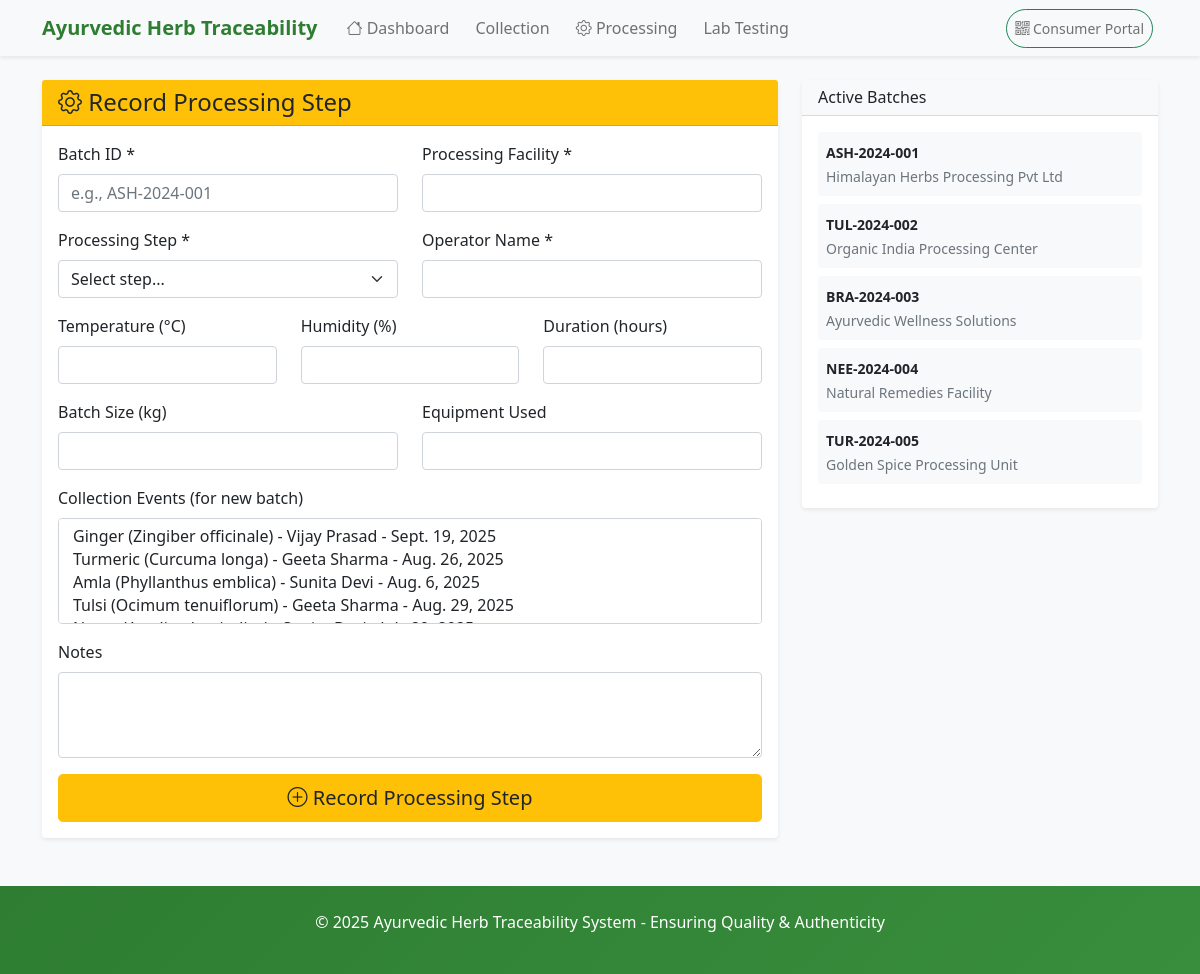
/processing/, run on the app's committed database.
### traceability/models.py (models this page shows, shortened)
class ProcessingBatch(models.Model):
    batch_id = models.CharField(max_length=50, unique=True)
    collection_events = models.ManyToManyField(CollectionEvent)
    processing_facility = models.CharField(max_length=200)
    start_date = models.DateTimeField()
    end_date = models.DateTimeField(null=True, blank=True)
    batch_size_kg = models.FloatField()
    status = models.CharField(max_length=20, choices=[
        ('processing', 'Processing'),
        ('quality_testing', 'Quality Testing'),
        ('completed', 'Completed'),
        ('rejected', 'Rejected'),
    ], default='processing')
    qr_code = models.ImageField(upload_to='qr_codes/', blank=True)

### traceability/views.py (the view, shortened to what this page needs)
# urls.py: path('processing/', views.processing_form, name='processing_form'),
def processing_form(request):
    context = {
        'batches': ProcessingBatch.objects.all(),
        'collection_events': CollectionEvent.objects.all(),
        'step_types': ProcessingStep.STEP_TYPES,
    }
    return render(request, 'traceability/processing_form.html', context)

### traceability/templates/traceability/processing_form.html (shortened to what this page needs)
{% extends 'traceability/base.html' %}
{% block content %}
<div class="row">
    <div class="col-md-8">
        <div class="card border-0 shadow-sm">
            <div class="card-header bg-warning text-dark">
                <h4 class="card-title mb-0">
                    <i class="bi bi-gear"></i>
                    Record Processing Step
                </h4>
            </div>
            <div class="card-body">
                <form method="post" class="needs-validation" novalidate>
                    <div class="row">
                        <div class="col-md-6 mb-3">
                            <label for="batch_id" class="form-label">Batch ID *</label>
                            <input type="text" class="form-control" id="batch_id" name="batch_id" placeholder="e.g., ASH-2024-001" required>
                        </div>
                        <div class="col-md-6 mb-3">
                            <label for="processing_facility" class="form-label">Processing Facility *</label>
                            <input type="text" class="form-control" id="processing_facility" name="processing_facility" required>
                        </div>
                    </div>
                    <div class="row">
                        <div class="col-md-6 mb-3">
                            <label for="step_type" class="form-label">Processing Step *</label>
                            <select class="form-select" id="step_type" name="step_type" required>
                                <option value="">Select step...</option>
                            </select>
                        </div>
                        <div class="col-md-6 mb-3">
                            <label for="operator_name" class="form-label">Operator Name *</label>
                            <input type="text" class="form-control" id="operator_name" name="operator_name" required>
                        </div>
                    </div>
                    <div class="row">
                        <div class="col-md-4 mb-3">
                            <label for="temperature" class="form-label">Temperature (°C)</label>
                            <input type="number" step="0.1" class="form-control" id="temperature" name="temperature">
                        </div>
                        <div class="col-md-4 mb-3">
                            <label for="humidity" class="form-label">Humidity (%)</label>
                            <input type="number" step="0.1" class="form-control" id="humidity" name="humidity">
                        </div>
                        <div class="col-md-4 mb-3">
                            <label for="duration_hours" class="form-label">Duration (hours)</label>
                            <input type="number" step="0.1" class="form-control" id="duration_hours" name="duration_hours">
                        </div>
                    </div>
                    <div class="row">
                        <div class="col-md-6 mb-3">
                            <label for="batch_size_kg" class="form-label">Batch Size (kg)</label>
                            <input type="number" step="0.1" class="form-control" id="batch_size_kg" name="batch_size_kg">
                        </div>
                        <div class="col-md-6 mb-3">
                            <label for="equipment_used" class="form-label">Equipment Used</label>
                            <input type="text" class="form-control" id="equipment_used" name="equipment_used">
                        </div>
                    </div>
                    <div class="mb-3">
                        <label for="collection_events" class="form-label">Collection Events (for new batch)</label>
                        <select class="form-select" id="collection_events" name="collection_events" multiple>
                            {% for event in collection_events %}
                            <option value="{{ event.event_id }}">
                            </option>
                            {% endfor %}
                        </select>
                    </div>
                    <div class="mb-3">
                        <label for="notes" class="form-label">Notes</label>
                        <textarea class="form-control" id="notes" name="notes" rows="3"></textarea>
                    </div>
                    <div class="d-grid gap-2">
                        <button type="submit" class="btn btn-warning btn-lg text-dark">
                            <i class="bi bi-plus-circle"></i> Record Processing Step
                        </button>
                    </div>
                </form>
            </div>
        </div>
    </div>
    <div class="col-md-4">
        <div class="card border-0 shadow-sm">
            <div class="card-header bg-light">
                <h6 class="card-title mb-0">Active Batches</h6>
            </div>
            <div class="card-body">
                {% for batch in batches %}
                <div class="mb-2 p-2 bg-light rounded">
                    <small><strong>{{ batch.batch_id }}</strong></small><br>
                    <small class="text-muted">{{ batch.processing_facility }}</small>
                </div>
                {% empty %}
                <p class="text-muted small">No active batches</p>
                {% endfor %}
            </div>
        </div>
    </div>
</div>
{% endblock %}

### static/css/custom.css (style rules this page uses)
:root { --primary-green: #2e7d32; --secondary-green: #4caf50; --light-green: #c8e6c9; --organic-gold: #ff6f00; --earth-brown: #5d4037; }
body { font-family: 'Segoe UI', Tahoma, Geneva, Verdana, sans-serif; background-color: #f8f9fa; }
.fade-in-up { animation: fadeInUp 0.8s ease-out; }

### data on the page
ProcessingBatch: batch_id "ASH-2024-001", processing_facility "Himalayan Herbs Processing Pvt Ltd"
ProcessingBatch: batch_id "TUL-2024-002", processing_facility "Organic India Processing Center"
ProcessingBatch: batch_id "BRA-2024-003", processing_facility "Ayurvedic Wellness Solutions"
ProcessingBatch: batch_id "NEE-2024-004", processing_facility "Natural Remedies Facility"
ProcessingBatch: batch_id "TUR-2024-005", processing_facility "Golden Spice Processing Unit"
